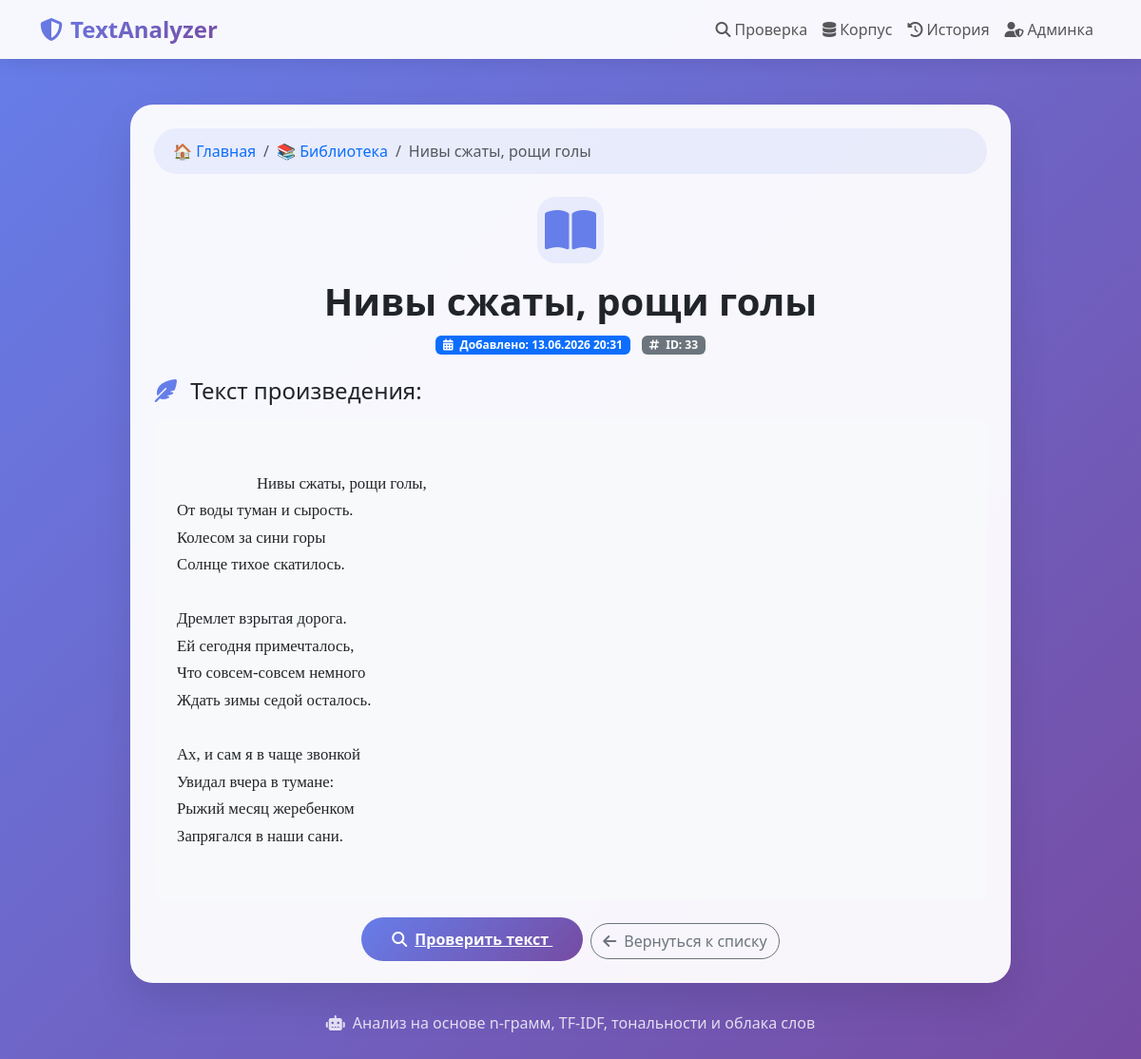
Screenshot of /core/doc/33/ with the database file from the repository.
### core/models.py (models this page shows, shortened)
class CorpusDocument(models.Model):
    title = models.CharField(max_length=255)
    content = models.TextField()
    file_name = models.CharField(max_length=255, blank=True)
    created_at = models.DateTimeField(auto_now_add=True)

### core/views.py (the view)
# urls.py: path('doc/<int:doc_id>/', views.document_detail, name='document_detail'),
def document_detail(request, doc_id):
    doc = get_object_or_404(CorpusDocument, id=doc_id)
    return render(request, 'core/document_detail.html', {'doc': doc})

### core/templates/core/document_detail.html (shortened to what this page needs)
{% extends 'analyzer/base.html' %}
{% block content %}
<div class="row justify-content-center animate">
    <div class="col-lg-10">
        <div class="glass-card p-4">
            <nav aria-label="breadcrumb" class="mb-4">
                <ol class="breadcrumb">
                    <li class="breadcrumb-item"><a href="/" class="text-decoration-none">🏠 Главная</a></li>
                    <li class="breadcrumb-item"><a href="/core/" class="text-decoration-none">📚 Библиотека</a></li>
                    <li class="breadcrumb-item active">{{ doc.title }}</li>
                </ol>
            </nav>
            <div class="text-center mb-4">
                <div class="book-icon-large mx-auto mb-3">
                    <i class="fas fa-book-open fa-3x" style="color: #667eea;"></i>
                </div>
                <h1 class="fw-bold">{{ doc.title }}</h1>
                <div class="mt-2">
                    <span class="badge bg-primary">
                        <i class="fas fa-calendar-alt me-1"></i>
                        Добавлено: {{ doc.created_at|date:"d.m.Y H:i" }}
                    </span>
                    <span class="badge bg-secondary ms-2">
                        <i class="fas fa-hashtag me-1"></i>
                        ID: {{ doc.id }}
                    </span>
                </div>
            </div>
            <div class="document-content">
                <h4 class="mb-3">
                    <i class="fas fa-feather-alt me-2" style="color: #667eea;"></i>
                    Текст произведения:
                </h4>
                <div class="p-4 bg-light rounded" style="white-space: pre-wrap; font-family: 'Georgia', serif; font-size: 1.05rem; line-height: 1.7;">
                    {{ doc.content|linebreaksbr }}
                </div>
            </div>
            <div class="mt-4 text-center">
                <a href="/" class="btn-gradient me-2">
                    <i class="fas fa-search me-2"></i>Проверить текст
                </a>
                <a href="/core/" class="btn btn-outline-secondary rounded-pill">
                    <i class="fas fa-arrow-left me-2"></i>Вернуться к списку
                </a>
            </div>
        </div>
    </div>
</div>
{% endblock %}

### analyzer/templates/analyzer/base.html (style rules this page uses)
* { margin: 0; padding: 0; box-sizing: border-box; }
body { font-family: 'Segoe UI', Tahoma, Geneva, Verdana, sans-serif; background: linear-gradient(135deg, #667eea 0%, #764ba2 100%); min-height: 100vh; }
.glass-card { background: rgba(255, 255, 255, 0.95); border-radius: 24px; box-shadow: 0 20px 40px rgba(0,0,0,0.1); border: 1px solid rgba(255,255,255,0.2); transition: transform 0.3s; }
.btn-gradient { background: linear-gradient(135deg, #667eea, #764ba2); border: none; color: white; font-weight: 600; padding: 12px 32px; border-radius: 40px; transition: all 0.3s; }
.animate { animation: fadeInUp 0.6s ease-out; }

### core/templates/core/document_detail.html (style rules this page uses)
.book-icon-large { width: 70px; height: 70px; display: flex; align-items: center; justify-content: center; background: rgba(102, 126, 234, 0.1); border-radius: 20px; margin: 0 auto; }
.document-content { max-height: 550px; overflow-y: auto; }
.breadcrumb { background: rgba(102, 126, 234, 0.1); padding: 12px 20px; border-radius: 40px; }

### rows the page displays
CorpusDocument: title "Нивы сжаты, рощи голы", created_at "13.06.2026 20:31", id "33", content "Нивы сжаты, рощи голы, От воды туман и сырость. Колесом за сини горы Солнце тихое скатилось. Дремлет взрытая дорога. Ей сегодня примечталось, Что совсем-совсем немного Ждать зимы седой осталось. Ах, и сам я в чаще звонкой Увидал вчера в тумане: Рыжий месяц жеребенком Запрягался в наши сани."
